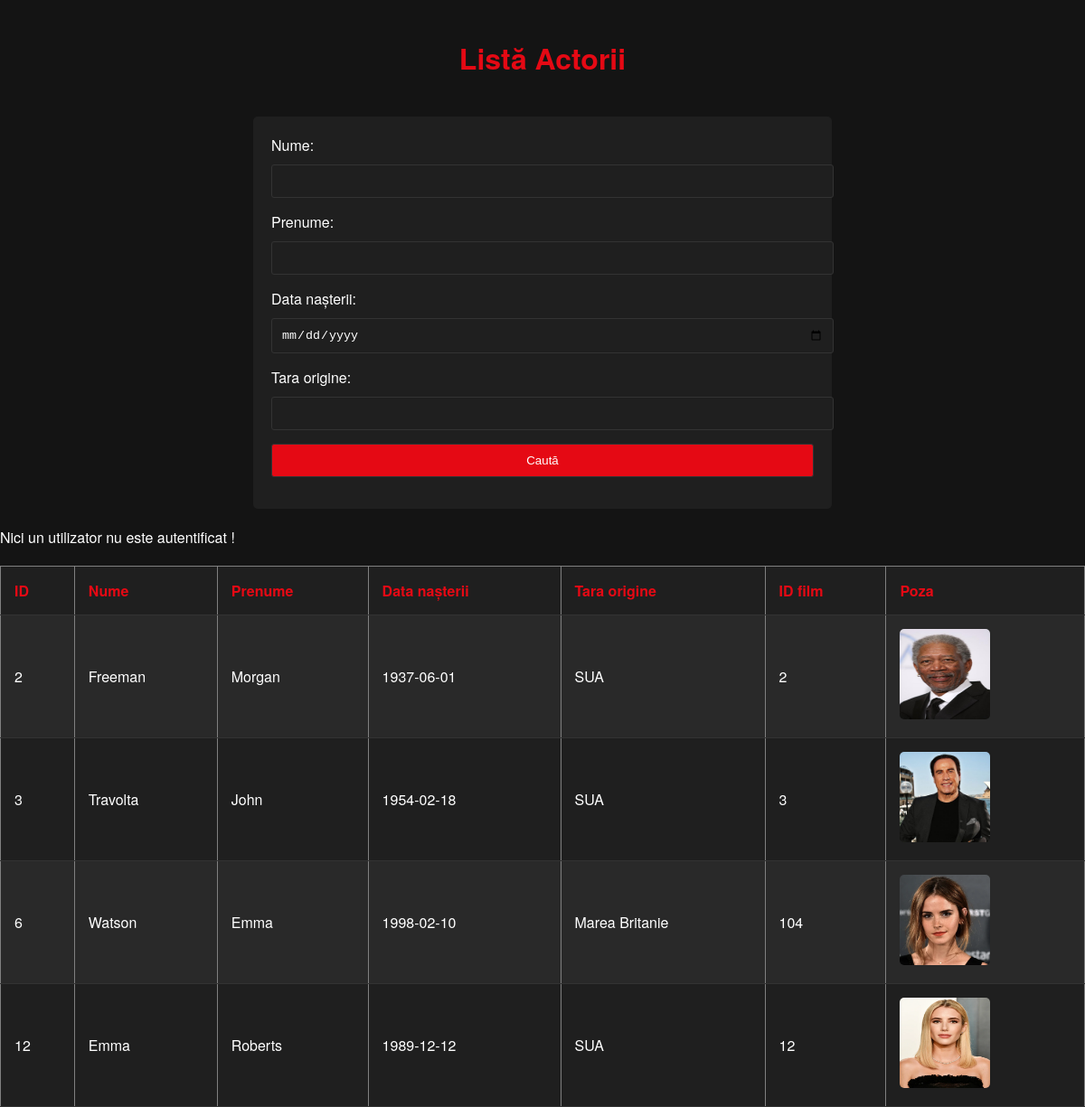
/filtrare_actori.php, run on the app's committed database.
### tables this page shows
CREATE TABLE `actorii` (
  `ID_actor` int(11) NOT NULL,
  `Nume` varchar(30) NOT NULL,
  `Prenume` varchar(30) NOT NULL,
  `Data_nasterii` date NOT NULL,
  `Tara_origine` varchar(30) NOT NULL,
  `ID_film` int(11) NOT NULL,
  `Poza` varchar(255) NOT NULL
);

### filtrare_actori.php (the view, shortened to what this page needs)
<!DOCTYPE html>
<html>
<head>
</head>
<body>
    <h1>Listă Actorii</h1>
    <form method="post">
        <label>Nume:</label>
        <input type="text" name="cautaNume"><br>
        <label>Prenume:</label>
        <input type="text" name="cautaPrenume"><br>
        <label>Data nașterii:</label>
        <input type="date" name="cautaDataNasterii"><br>
        <label>Tara origine:</label>
        <input type="text" name="cautaTaraOrigine"><br>
        <input type="submit" name="btnSearch" value="Caută">
    </form>
    <table border="1">
        <tr>
            <th>ID</th>
            <th>Nume</th>
            <th>Prenume</th>
            <th>Data nașterii</th>
            <th>Tara origine</th>
            <th>ID film</th>
            <th>Poza</th>
        </tr>
        <?php
        $servername = "localhost";
        $username = "root";
        $password = "";
        $database = "cinematograf";
        $conn = new mysqli($servername, $username, $password, $database);
        $sql = "SELECT * FROM actorii WHERE 1=1";
        $result = $conn->query($sql);
        if ($result->num_rows > 0) {
            while ($row = $result->fetch_assoc()) {
                echo "<tr>";
                echo "<td>" . $row["ID_actor"] . "</td>";
                echo "<td>" . $row["Nume"] . "</td>";
                echo "<td>" . $row["Prenume"] . "</td>";
                echo "<td>" . $row["Data_nasterii"] . "</td>";
                echo "<td>" . $row["Tara_origine"] . "</td>";
                echo "<td>" . $row["ID_film"] . "</td>";
                echo "<td><img src='" . $row["Poza"] . "' width='100' height='100'></td>";
                echo "</tr>";
            }
        } else {
            echo "<tr><td colspan='7'>Niciun rezultat găsit</td></tr>";
        }
        ?>
    </table>
</body>
</html>

### filtrare_actori.php (style rules this page uses)
body { font-family: 'Helvetica Neue', Helvetica, Arial, sans-serif; background-color: #141414; color: #fff; margin: 0; padding: 0; }
h1 { color: #e50914; text-align: center; padding: 20px 0; }
form { max-width: 600px; margin: 20px auto; padding: 20px; background-color: #1f1f1f; border-radius: 5px; }
label { display: block; margin-bottom: 10px; color: #fff; }
input[type="text"], input[type="date"], input[type="submit"] { width: 100%; padding: 10px; margin-bottom: 15px; border: 1px solid #333; border-radius: 3px; background-color: #1f1f1f; color: #fff; }
input[type="submit"] { background-color: #e50914; cursor: pointer; }
table { width: 100%; margin-top: 20px; background-color: #1f1f1f; color: #fff; border-collapse: collapse; }
th, td { padding: 15px; text-align: left; border-bottom: 1px solid #333; }
th { background-color: #1f1f1f; color: #e50914; }
tr:nth-child(even) { background-color: #292929; }
img { max-width: 100px; max-height: 100px; border-radius: 5px; }

### data on the page
actorii: ID_actor "2", Nume "Freeman", Prenume "Morgan", Data_nasterii "1937-06-01", Tara_origine "SUA", ID_film "2", Poza (picture)
actorii: ID_actor "3", Nume "Travolta", Prenume "John", Data_nasterii "1954-02-18", Tara_origine "SUA", ID_film "3", Poza (picture)
actorii: ID_actor "6", Nume "Watson", Prenume "Emma", Data_nasterii "1998-02-10", Tara_origine "Marea Britanie", ID_film "104", Poza (picture)
actorii: ID_actor "12", Nume "Emma", Prenume "Roberts", Data_nasterii "1989-12-12", Tara_origine "SUA", ID_film "12", Poza (picture)
